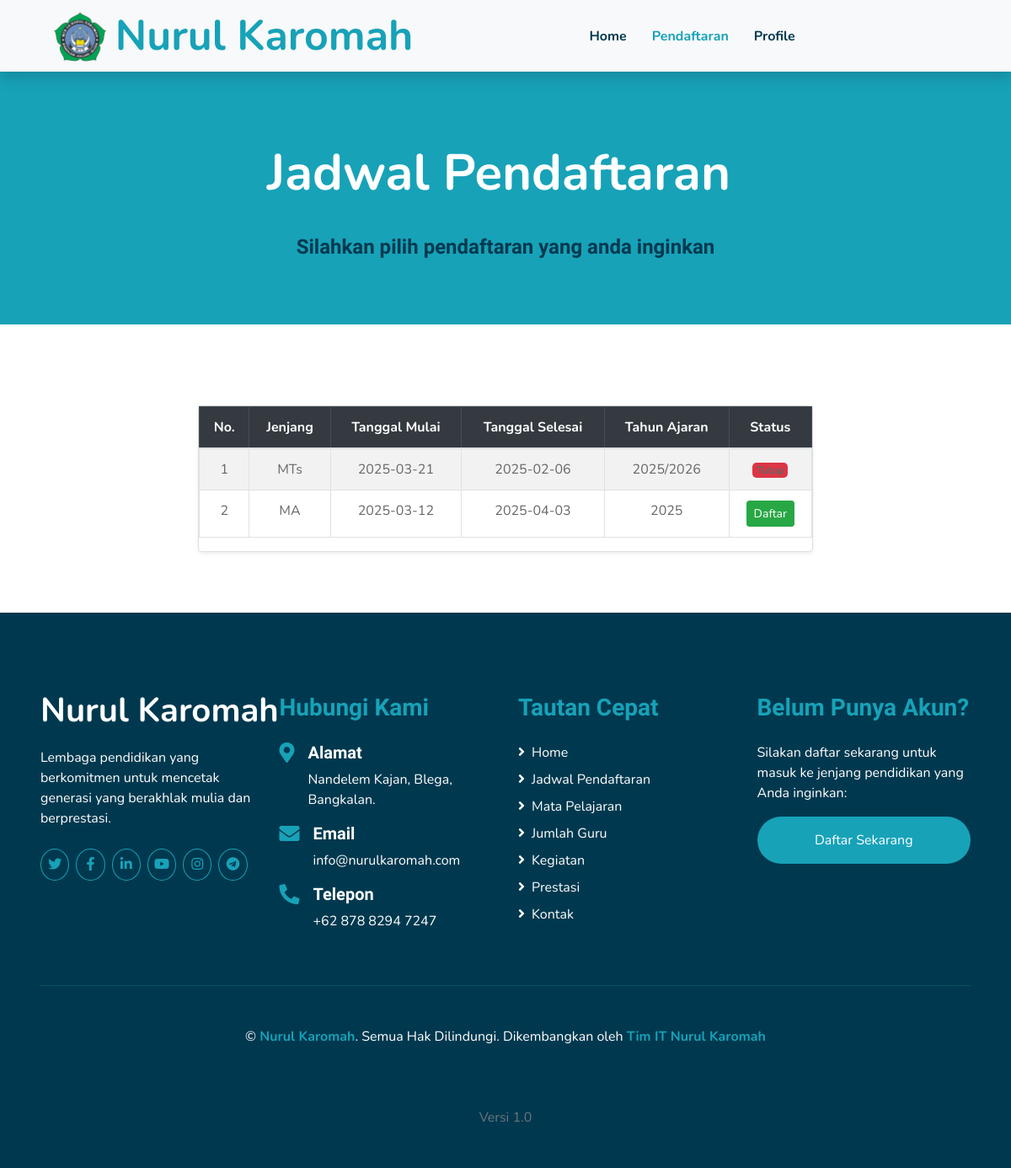
The app's page /user/jadwal/jadwal_pendaftaran.php (signed in) with its own data.
### tables this page shows
CREATE TABLE `jadwal_pendaftaran` (
  `jadwal_pendaftaran_id` int(11) NOT NULL,
  `jenjang` enum('MI','MTs','MA') NOT NULL,
  `tanggal_mulai` date NOT NULL,
  `tanggal_selesai` date NOT NULL,
  `tahun_ajaran` varchar(9) NOT NULL,
  `jumlah_pendaftar` int(11) DEFAULT '0',
  `jumlah_diterima` int(11) DEFAULT '0',
  `jumlah_ditolak` int(11) DEFAULT '0'
);

### user/jadwal/jadwal_pendaftaran.php (the view, shortened to what this page needs)
<?php
include '../../config/config.php';
function getStatusPendaftaran($tanggal_selesai)
{
    $tanggal_sekarang = date("Y-m-d");
    if ($tanggal_sekarang <= $tanggal_selesai) {
        return "Buka";
    } else {
        return "Tutup";
    }
}
$sql = "SELECT * FROM jadwal_pendaftaran";
$result = $conn->query($sql);
?>
<!DOCTYPE html>
<html lang="en">
<head>
    <link href="https://cdnjs.cloudflare.com/ajax/libs/font-awesome/5.10.0/css/all.min.css" rel="stylesheet">
    <link href="lib/flaticon/font/flaticon.css" rel="stylesheet">
    <link href="lib/owlcarousel/assets/owl.carousel.min.css" rel="stylesheet">
    <link href="lib/lightbox/css/lightbox.min.css" rel="stylesheet">
    <link href="../../css/style.css" rel="stylesheet">
</head>
<body>
    <div class="container-fluid bg-light position-relative shadow">
        <nav class="navbar navbar-expand-lg bg-light navbar-light py-3 py-lg-0 px-0 px-lg-5">
            <a href="" class="navbar-brand font-weight-bold text-secondary" style="font-size: 50px; display: inline-flex; align-items: center;">
                <img src="../../img/nurul.png" alt="Logo" style="height: 60px; margin-right: 10px;">
                <span class="text-primary">Nurul Karomah</span>
            </a>
            <div class="collapse navbar-collapse justify-content-between" id="navbarCollapse">
                <div class="navbar-nav font-weight-bold mx-auto py-0">
                    <a href="../../user/dashboard.php" class="nav-item nav-link">Home</a>
                    <a href="../../user/jadwal/jadwal_pendaftaran.php" class="nav-item nav-link active">Pendaftaran</a>
                    <a href="../../user/profile.php" class="nav-item nav-link ">Profile</a>
                </div>
            </div>
        </nav>
    </div>
    <div class="container-fluid bg-primary mb-5">
        <div class="d-flex flex-column align-items-center justify-content-center" style="min-height: 300px">
            <a href="" class="navbar-brand font-weight-bold text-secondary" style="font-size: 60px; display: inline-flex; align-items: center;">
                <span class="text-white">Jadwal Pendaftaran</span>
            </a>
            <br>
            <h4>Silahkan pilih pendaftaran yang anda inginkan</h4>
        </div>
    </div>
    <div class="container-fluid pt-5">
        <div class="container pb-3">
            <div class="text-center pb-2">
                <div class="row">
                    <div class="col-md-8 mx-auto">
                        <div class="card shadow-sm">
                            <table class="table table-bordered table-striped text-center">
                                <thead class="table-dark">
                                    <tr>
                                        <th>No.</th>
                                        <th>Jenjang</th>
                                        <th>Tanggal Mulai</th>
                                        <th>Tanggal Selesai</th>
                                        <th>Tahun Ajaran</th>
                                        <th>Status</th>
                                    </tr>
                                </thead>
                                <tbody>
                                    <?php
                                    if ($result->num_rows > 0) {
                                        $no = 1;
                                        while ($row = $result->fetch_assoc()) {
                                            $status = getStatusPendaftaran($row["tanggal_selesai"]);
                                            $jadwal_id = $row["jadwal_pendaftaran_id"];
                                            echo "<tr>";
                                            echo "<td>" . $no++ . "</td>";
                                            echo "<td>" . $row["jenjang"] . "</td>";
                                            echo "<td>" . $row["tanggal_mulai"] . "</td>";
                                            echo "<td>" . $row["tanggal_selesai"] . "</td>";
                                            echo "<td>" . $row["tahun_ajaran"] . "</td>";
                                            echo "<td>";
                                            if ($status == "Buka") {
                                                $user_id = $_SESSION['user_id'];
                                                $cek_pendaftaran_sql = "SELECT COUNT(*) as total FROM pendaftar WHERE user_id = $user_id AND jadwal_pendaftaran_id = $jadwal_id";
                                                $cek_pendaftaran_result = $conn->query($cek_pendaftaran_sql);
                                                $cek_pendaftaran = $cek_pendaftaran_result->fetch_assoc()['total'];
                                                $cek_pendaftaran_lain_sql = "SELECT COUNT(*) as total FROM pendaftar WHERE user_id = $user_id";
                                                $cek_pendaftaran_lain_result = $conn->query($cek_pendaftaran_lain_sql);
                                                $cek_pendaftaran_lain = $cek_pendaftaran_lain_result->fetch_assoc()['total'];
                                                if ($cek_pendaftaran == 0 && $cek_pendaftaran_lain == 0) {
                                                    echo "<a href='../../user/pendaftaran/daftar.php?jadwal_id=" . $row["jadwal_pendaftaran_id"] . "' class='btn btn-success btn-sm'>Daftar</a>";
                                                } else {
                                                    echo "<button class='btn btn-secondary btn-sm' onclick='showAccountUsedAlert(); return false;'>Buka</button>";
                                                }
                                            } else {
                                                echo "<span class='badge bg-danger'>" . $status . "</span>";
                                            }
                                            echo "</td>";
                                            echo "</tr>";
                                        }
                                    } else {
                                        echo "<tr><td colspan='6' class='text-center'>No records found</td></tr>";
                                    }
                                    ?>
                                </tbody>
                            </table>
                        </div>
                    </div>
                </div>
            </div>
        </div>
    </div>
</body>
</html>

### records on screen
jadwal_pendaftaran: jenjang "MTs", tanggal_mulai "2025-03-21", tanggal_selesai "2025-02-06", tahun_ajaran "2025/2026", tanggal_selesai "Tutup"
jadwal_pendaftaran: jenjang "MA", tanggal_mulai "2025-03-12", tanggal_selesai "2025-04-03", tahun_ajaran "2025"
